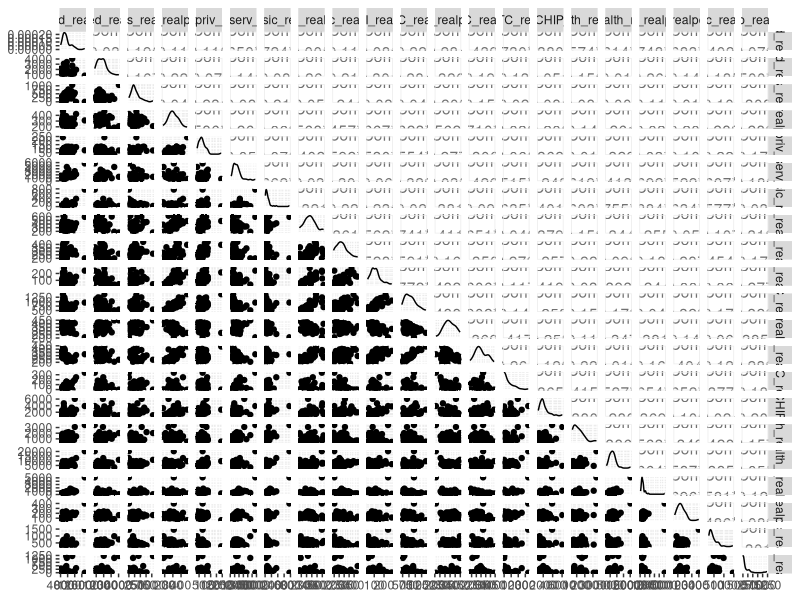
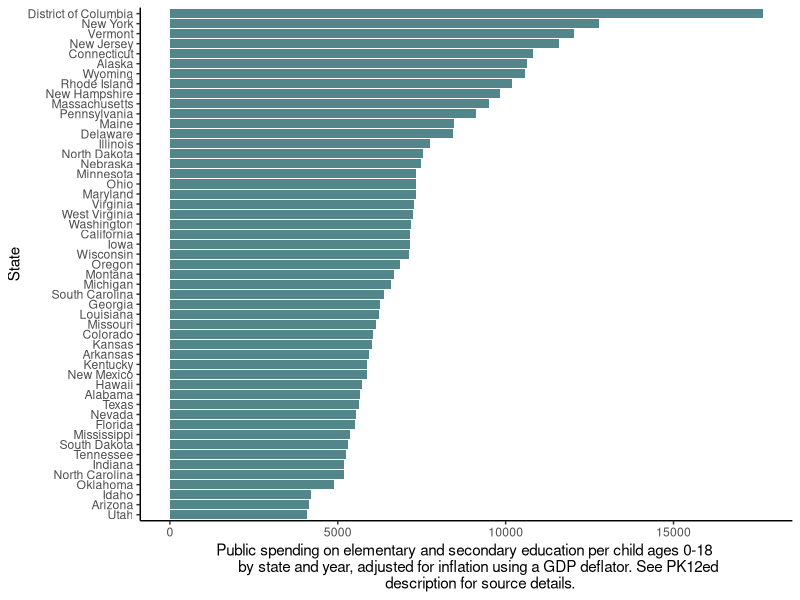
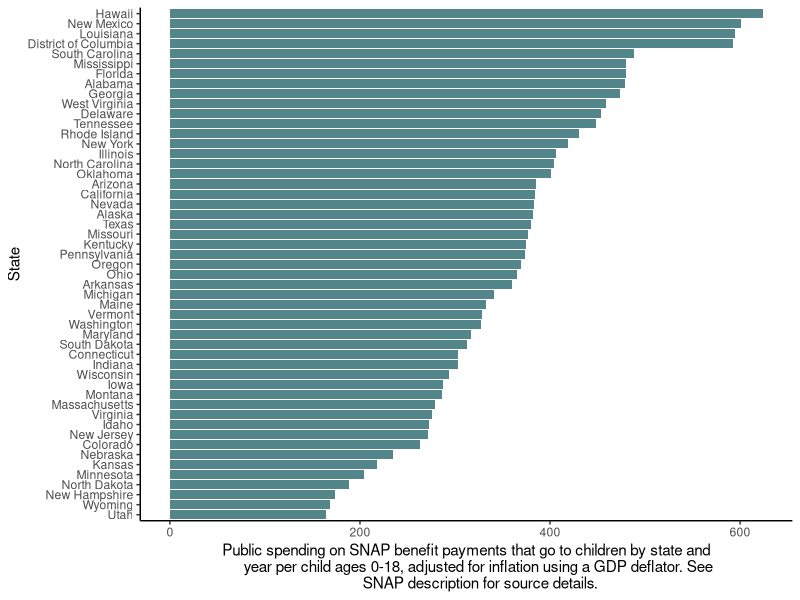
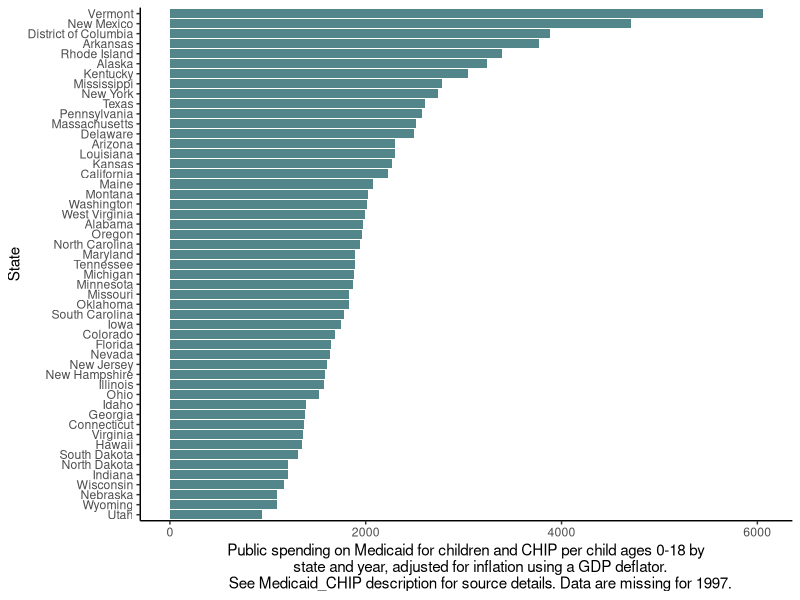
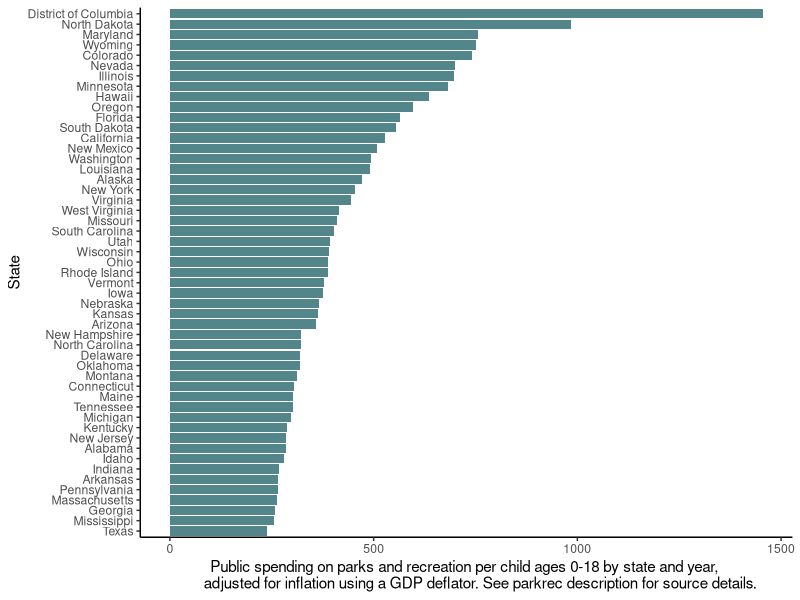
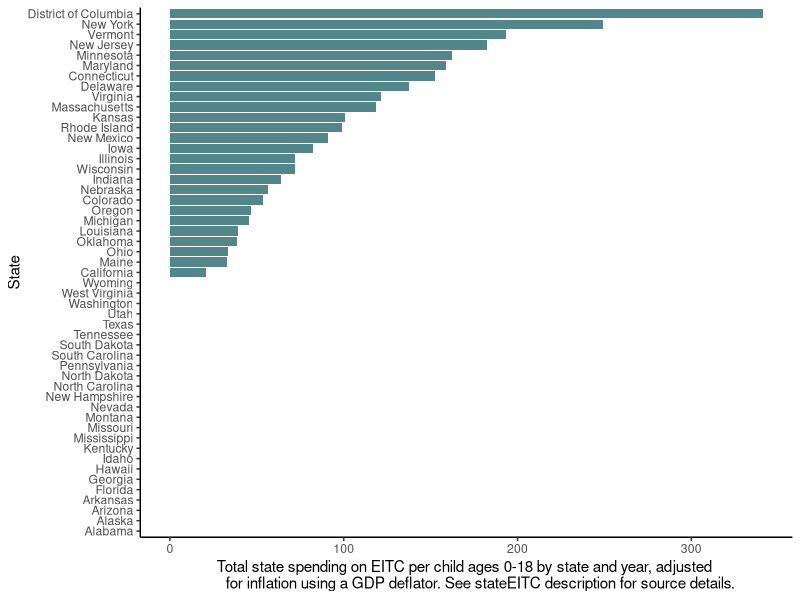
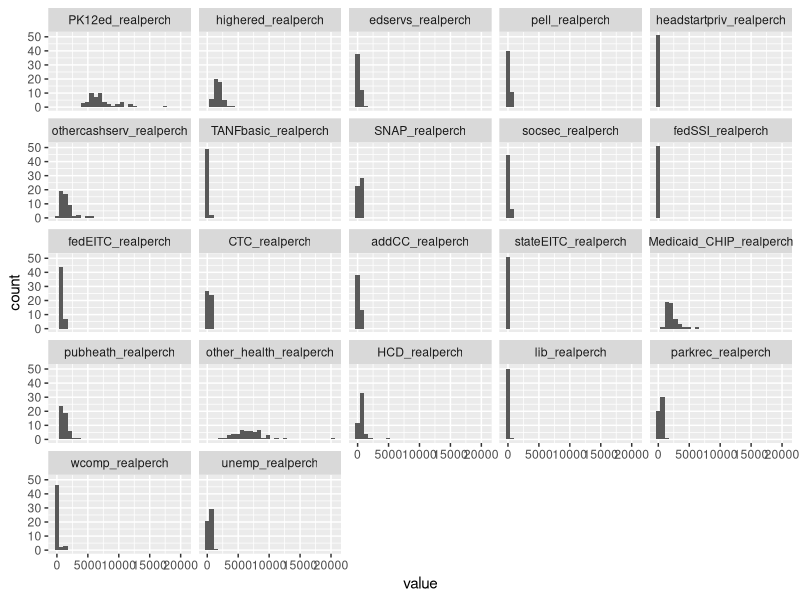
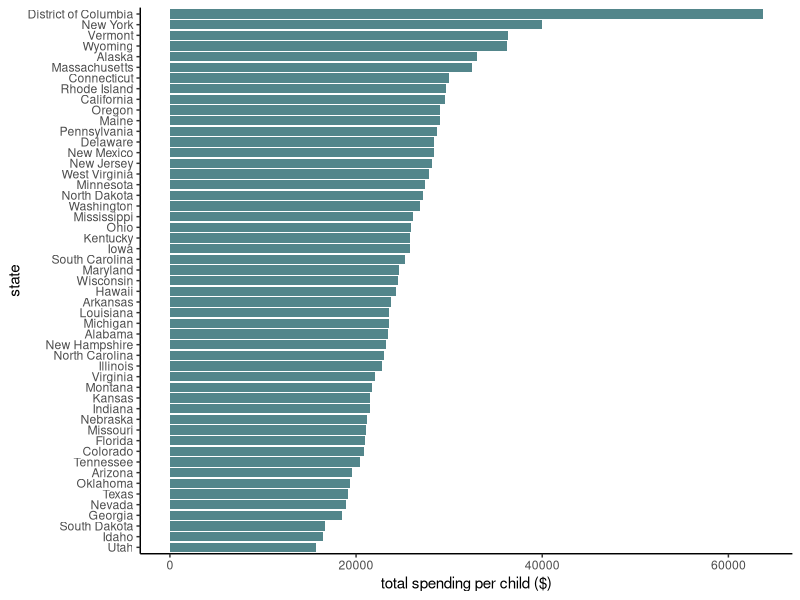

Generate these figures, in order, with R:
### This is a script used to analyze US state spending on children
### Source: https://datacatalog.urban.org/dataset/state-state-spending-kids-dataset

# Script set up
require(tidyverse)
require(dplyr)
require(reshape)

# make sure to set your working directory to the folder that contains the csv referenced below.


# Load data file & set states as factor
stateChildSpending <- read.csv("ChildcareSpending_Metrics.csv")
stateChildSpending$State <- as.factor(stateChildSpending$State)

summary(stateChildSpending)

#identify any na values
sapply(stateChildSpending, function(x) sum(is.na(x)))

#explore select spending levels using bar charts. Captions from data dictionary
library(GGally)
ggpairs(stateChildSpending,
        columns = 2:22)

ggplot(stateChildSpending, aes(y=reorder(State, PK12ed_realperch), x=PK12ed_realperch))+
  theme_classic()+
  geom_col(fill='cadetblue4')+
  xlab("Public spending on elementary and secondary education per child ages 0-18 
       by state and year, adjusted for inflation using a GDP deflator. See PK12ed 
       description for source details.")+
  ylab("State")


ggplot(stateChildSpending, aes(y=reorder(State, SNAP_realperch), x=SNAP_realperch))+
  theme_classic()+
  geom_col(fill='cadetblue4')+
  xlab("Public spending on SNAP benefit payments that go to children by state and
       year per child ages 0-18, adjusted for inflation using a GDP deflator. See 
       SNAP description for source details.")+
  ylab("State")

ggplot(stateChildSpending, aes(y=reorder(State, Medicaid_CHIP_realperch), x=Medicaid_CHIP_realperch))+
  theme_classic()+
  geom_col(fill='cadetblue4')+
  xlab("Public spending on Medicaid for children and CHIP per child ages 0-18 by
        state and year, adjusted for inflation using a GDP deflator. 
       See Medicaid_CHIP description for source details. Data are missing for 1997.")+
  ylab("State")

ggplot(stateChildSpending, aes(y=reorder(State, parkrec_realperch), x=parkrec_realperch))+
  theme_classic()+
  geom_col(fill='cadetblue4')+
  xlab("Public spending on parks and recreation per child ages 0-18 by state and year, 
       adjusted for inflation using a GDP deflator. See parkrec description for source details.")+
  ylab("State")

ggplot(stateChildSpending, aes(y=reorder(State, stateEITC_realperch), x=stateEITC_realperch))+
  theme_classic()+
  geom_col(fill='cadetblue4')+
  xlab("Total state spending on EITC per child ages 0-18 by state and year, adjusted 
       for inflation using a GDP deflator. See stateEITC description for source details.")+
  ylab("State")


#melt all raw inputs in to 1 long table
stateChildSpendingLong <- melt(stateChildSpending, id.vars = c("State"))

#explore data as histogram small multiples
ggplot(data = stateChildSpendingLong, aes(x = value)) + geom_histogram()+
  facet_wrap(~variable)

### calculate total spending by categories

#education spending per capita
stateChildSpending$education <- with(stateChildSpending,
                                     PK12ed_realperch+
                                      highered_realperch+
                                      edservs_realperch+
                                      pell_realperch+
                                      headstartpriv_realperch)

#financial assistance spending per capita  
stateChildSpending$financial <- with(stateChildSpending,
                                            othercashserv_realperch+
                                            TANFbasic_realperch)

#nutrition spending per capita  
stateChildSpending$nutrition <- stateChildSpending$SNAP_realperch

#social security spending per capita
stateChildSpending$soc_security <- with(stateChildSpending,
                                        socsec_realperch+
                                        fedSSI_realperch)

#tax credits spending per capita
stateChildSpending$tax <- with(stateChildSpending,
                              fedEITC_realperch+
                              CTC_realperch+
                              addCC_realperch+
                              stateEITC_realperch)

#healthcare spending per capita
stateChildSpending$health <- with(stateChildSpending,
                                  Medicaid_CHIP_realperch+
                                  pubheath_realperch+
                                  other_health_realperch)

#housing spending per capita
stateChildSpending$housing <- stateChildSpending$HCD_realperch

#public resources spending per capita
stateChildSpending$resources <- with(stateChildSpending,
                                    lib_realperch+
                                    parkrec_realperch)

#employment benefits spening per capita
stateChildSpending$employment <- with(stateChildSpending,
                                      wcomp_realperch+
                                      unemp_realperch)

#create new dataframe with totals
stateChildSpendingTotals <- data.frame(stateChildSpending$State,
                                  stateChildSpending$education,
                                  stateChildSpending$financial,
                                  stateChildSpending$nutrition,
                                  stateChildSpending$soc_security,
                                  stateChildSpending$tax,
                                  stateChildSpending$health, 
                                  stateChildSpending$housing,
                                  stateChildSpending$resources,
                                  stateChildSpending$employment)

#rename columns
names(stateChildSpendingTotals)[1] <- "state"
names(stateChildSpendingTotals)[2] <- "education"
names(stateChildSpendingTotals)[3] <- "financial"
names(stateChildSpendingTotals)[4] <- "nutrition"
names(stateChildSpendingTotals)[5] <- "soc_security"
names(stateChildSpendingTotals)[6] <- "tax"
names(stateChildSpendingTotals)[7] <- "health"
names(stateChildSpendingTotals)[8] <- "housing"
names(stateChildSpendingTotals)[9] <- "resources"
names(stateChildSpendingTotals)[10] <- "employment"

stateChildSpendingTotalsLong <- melt(stateChildSpendingTotals, id.vars = c("state"))

#total spending
ggplot(stateChildSpendingTotalsLong, aes(y=reorder(state, value), x=value))+
  theme_classic()+
  geom_col(fill='cadetblue4')+
  xlab("total spending per child ($)")+
  ylab("state")

#total spending per category
ggplot(stateChildSpendingTotalsLong, aes(y=reorder(state, value), x=value, fill = variable))+
  theme_classic()+
  geom_col()+
  xlab("total spending per child ($)")+
  ylab("state")+
  guides(fill=guide_legend("spending category"))

#percent of total spending
ggplot(stateChildSpendingTotalsLong, aes(y=reorder(state, value), x=value, fill = variable))+
  theme_classic()+
  geom_col(position = "fill")+
  xlab("% of total spending")+
  ylab("state")+
  guides(fill=guide_legend("spending category"))

#export results a csv to use in GIS
write.csv(stateChildSpendingTotals,"stateChildSpendingTotals.csv", row.names = FALSE)
